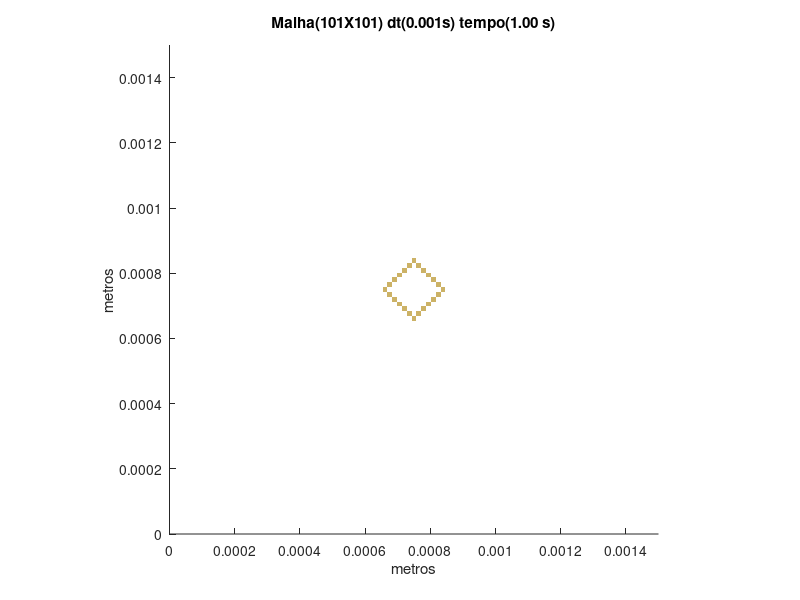

The MATLAB source for this figure:
set (gca,'PlotBoxAspectRatio',[1 1 1],'Xlim',[0,0.0015],'Ylim',[0,0.0015])
hold on
title('Malha(101X101) dt(0.001s) tempo(1.00 s)')
hold on
ylabel('metros')
hold on
xlabel('metros')
hold on

fill([0.000742574257425743 0.000742574257425743 0.000757425742574257 0.000757425742574257],[0.000653465346534653 0.000668316831683168 0.000668316831683168 0.000653465346534653],[0.8,0.7,0.4],'LineStyle','none')

fill([0.000727722772277228 0.000727722772277228 0.000742574257425743 0.000742574257425743],[0.000668316831683168 0.000683168316831683 0.000683168316831683 0.000668316831683168],[0.8,0.7,0.4],'LineStyle','none')

fill([0.000757425742574257 0.000757425742574257 0.000772277227722772 0.000772277227722772],[0.000668316831683168 0.000683168316831683 0.000683168316831683 0.000668316831683168],[0.8,0.7,0.4],'LineStyle','none')

fill([0.000712871287128713 0.000712871287128713 0.000727722772277228 0.000727722772277228],[0.000683168316831683 0.000698019801980198 0.000698019801980198 0.000683168316831683],[0.8,0.7,0.4],'LineStyle','none')

fill([0.000772277227722772 0.000772277227722772 0.000787128712871287 0.000787128712871287],[0.000683168316831683 0.000698019801980198 0.000698019801980198 0.000683168316831683],[0.8,0.7,0.4],'LineStyle','none')

fill([0.000698019801980198 0.000698019801980198 0.000712871287128713 0.000712871287128713],[0.000698019801980198 0.000712871287128713 0.000712871287128713 0.000698019801980198],[0.8,0.7,0.4],'LineStyle','none')

fill([0.000787128712871287 0.000787128712871287 0.000801980198019802 0.000801980198019802],[0.000698019801980198 0.000712871287128713 0.000712871287128713 0.000698019801980198],[0.8,0.7,0.4],'LineStyle','none')

fill([0.000683168316831683 0.000683168316831683 0.000698019801980198 0.000698019801980198],[0.000712871287128713 0.000727722772277228 0.000727722772277228 0.000712871287128713],[0.8,0.7,0.4],'LineStyle','none')

fill([0.000801980198019802 0.000801980198019802 0.000816831683168317 0.000816831683168317],[0.000712871287128713 0.000727722772277228 0.000727722772277228 0.000712871287128713],[0.8,0.7,0.4],'LineStyle','none')

fill([0.000668316831683168 0.000668316831683168 0.000683168316831683 0.000683168316831683],[0.000727722772277228 0.000742574257425743 0.000742574257425743 0.000727722772277228],[0.8,0.7,0.4],'LineStyle','none')

fill([0.000816831683168317 0.000816831683168317 0.000831683168316832 0.000831683168316832],[0.000727722772277228 0.000742574257425743 0.000742574257425743 0.000727722772277228],[0.8,0.7,0.4],'LineStyle','none')

fill([0.000653465346534653 0.000653465346534653 0.000668316831683168 0.000668316831683168],[0.000742574257425743 0.000757425742574257 0.000757425742574257 0.000742574257425743],[0.8,0.7,0.4],'LineStyle','none')

fill([0.000831683168316832 0.000831683168316832 0.000846534653465347 0.000846534653465347],[0.000742574257425743 0.000757425742574257 0.000757425742574257 0.000742574257425743],[0.8,0.7,0.4],'LineStyle','none')

fill([0.000668316831683168 0.000668316831683168 0.000683168316831683 0.000683168316831683],[0.000757425742574257 0.000772277227722772 0.000772277227722772 0.000757425742574257],[0.8,0.7,0.4],'LineStyle','none')

fill([0.000816831683168317 0.000816831683168317 0.000831683168316832 0.000831683168316832],[0.000757425742574257 0.000772277227722772 0.000772277227722772 0.000757425742574257],[0.8,0.7,0.4],'LineStyle','none')

fill([0.000683168316831683 0.000683168316831683 0.000698019801980198 0.000698019801980198],[0.000772277227722772 0.000787128712871287 0.000787128712871287 0.000772277227722772],[0.8,0.7,0.4],'LineStyle','none')

fill([0.000801980198019802 0.000801980198019802 0.000816831683168317 0.000816831683168317],[0.000772277227722772 0.000787128712871287 0.000787128712871287 0.000772277227722772],[0.8,0.7,0.4],'LineStyle','none')

fill([0.000698019801980198 0.000698019801980198 0.000712871287128713 0.000712871287128713],[0.000787128712871287 0.000801980198019802 0.000801980198019802 0.000787128712871287],[0.8,0.7,0.4],'LineStyle','none')

fill([0.000787128712871287 0.000787128712871287 0.000801980198019802 0.000801980198019802],[0.000787128712871287 0.000801980198019802 0.000801980198019802 0.000787128712871287],[0.8,0.7,0.4],'LineStyle','none')

fill([0.000712871287128713 0.000712871287128713 0.000727722772277228 0.000727722772277228],[0.000801980198019802 0.000816831683168317 0.000816831683168317 0.000801980198019802],[0.8,0.7,0.4],'LineStyle','none')

fill([0.000772277227722772 0.000772277227722772 0.000787128712871287 0.000787128712871287],[0.000801980198019802 0.000816831683168317 0.000816831683168317 0.000801980198019802],[0.8,0.7,0.4],'LineStyle','none')

fill([0.000727722772277228 0.000727722772277228 0.000742574257425743 0.000742574257425743],[0.000816831683168317 0.000831683168316832 0.000831683168316832 0.000816831683168317],[0.8,0.7,0.4],'LineStyle','none')

fill([0.000757425742574257 0.000757425742574257 0.000772277227722772 0.000772277227722772],[0.000816831683168317 0.000831683168316832 0.000831683168316832 0.000816831683168317],[0.8,0.7,0.4],'LineStyle','none')

fill([0.000742574257425743 0.000742574257425743 0.000757425742574257 0.000757425742574257],[0.000831683168316832 0.000846534653465347 0.000846534653465347 0.000831683168316832],[0.8,0.7,0.4],'LineStyle','none')
